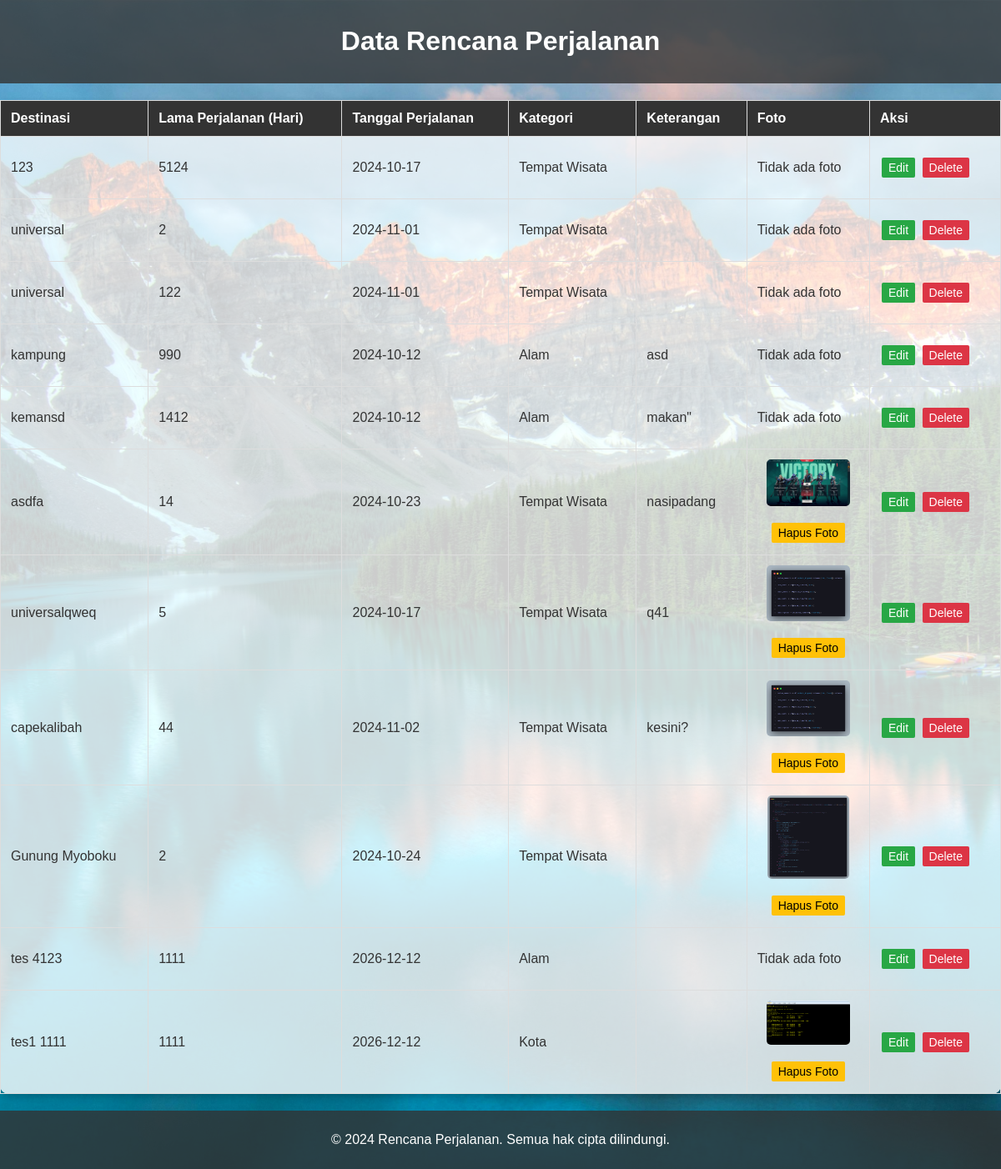
Page /lihat_trip.php on the committed database.
### tables this page shows
CREATE TABLE `trips` (
  `id` int NOT NULL,
  `destination` varchar(255) NOT NULL,
  `days` int NOT NULL,
  `tanggal_perjalanan` date NOT NULL,
  `category_id` int DEFAULT NULL,
  `keterangan` text,
  `file_path` varchar(255) DEFAULT NULL
);

CREATE TABLE `categories` (
  `id` int NOT NULL,
  `name` varchar(100) NOT NULL
);

### lihat_trip.php (the view, shortened to what this page needs)
<!DOCTYPE html>
<html lang="id">
<head>
    <link rel="stylesheet" href="lihat_trip.css">
</head>
<body>
    <header>
        <h1>Data Rencana Perjalanan</h1>
    </header>
    <main>
        <table>
            <thead>
                <tr>
                    <th>Destinasi</th>
                    <th>Lama Perjalanan (Hari)</th>
                    <th>Tanggal Perjalanan</th>
                    <th>Kategori</th>
                    <th>Keterangan</th>
                    <th>Foto</th>
                    <th>Aksi</th>
                </tr>
            </thead>
            <tbody>
                <?php
                $conn = new mysqli('localhost', 'root', '', 'travel_plan');
                $sql = "SELECT trips.*, categories.name AS category_name FROM trips LEFT JOIN categories ON trips.category_id = categories.id";
                $result = $conn->query($sql);
                while ($row = $result->fetch_assoc()) {
                    echo "<tr>
                        <td>{$row['destination']}</td>
                        <td>{$row['days']}</td>
                        <td>{$row['tanggal_perjalanan']}</td>
                        <td>{$row['category_name']}</td>
                        <td>{$row['keterangan']}</td>
                        <td>";
                    if (!empty($row['file_path']) && file_exists($row['file_path'])) {
                        echo "<div class='photo-container'>
                                <img src='{$row['file_path']}' alt='Foto Perjalanan' class='trip-photo'>
                                <br>
                                <a class='action-button delete-photo-button' href='delete_photo.php?id={$row['id']}' onclick='return confirm(\"Apakah Anda yakin ingin menghapus foto ini?\");'>Hapus Foto</a>
                              </div>";
                    } else {
                        echo "<p>Tidak ada foto</p>";
                    }
                    echo "</td>
                        <td>
                            <a class='action-button edit-button' href='edit_trip.php?id={$row['id']}'>Edit</a>
                            <a class='action-button delete-button' href='delete_trip.php?id={$row['id']}' onclick='return confirm(\"Apakah Anda yakin ingin menghapus data ini?\");'>Delete</a>
                        </td>
                    </tr>";
                }
                ?>
            </tbody>
        </table>
    </main>
    <footer>
        <p>&copy; 2024 Rencana Perjalanan. Semua hak cipta dilindungi.</p>
    </footer>
</body>
</html>

### lihat_trip.css (style rules this page uses)
body { font-family: Arial, sans-serif; margin: 0; padding: 0; background-color: #f4f4f4; color: #333; background-image: url('assets/background.jpg'); background-size: cover; background-position: center; background-attachment: fixed; }
table { background-color: rgba(255, 255, 255, 0.8); border-radius: 10px; box-shadow: 0 4px 8px rgba(0, 0, 0, 0.2); width: 100%; border-collapse: collapse; margin: 20px 0; }
table, th, td { border: 1px solid #ddd; }
th, td { padding: 12px; text-align: left; }
th { background-color: #333; color: white; }
header { background-color: rgba(51, 51, 51, 0.8); color: white; padding: 10px 20px; text-align: center; }
footer { text-align: center; padding: 10px 0; background-color: rgba(51, 51, 51, 0.8); color: white; }
.photo-container { display: flex; flex-direction: column; align-items: center; }
.trip-photo { max-width: 100px; max-height: 100px; border-radius: 5px; transition: transform 0.2s; }
.action-button { display: inline-block; padding: 4px 8px; margin: 2px; border: none; border-radius: 2px; color: white; text-decoration: none; font-size: 14px; }
.edit-button { background-color: #28a745; }
.delete-button { background-color: #dc3545; }
.delete-photo-button { background-color: #ffc107; color: black; }

### rows in the picture
trips: destination "123", days "5124", tanggal_perjalanan "2024-10-17", category.name "Tempat Wisata", shows "Tidak ada foto"
trips: destination "universal", days "2", tanggal_perjalanan "2024-11-01", category.name "Tempat Wisata", shows "Tidak ada foto"
trips: destination "universal", days "122", tanggal_perjalanan "2024-11-01", category.name "Tempat Wisata", shows "Tidak ada foto"
trips: destination "kampung", days "990", tanggal_perjalanan "2024-10-12", category.name "Alam", keterangan "asd", shows "Tidak ada foto"
trips: destination "kemansd", days "1412", tanggal_perjalanan "2024-10-12", category.name "Alam", keterangan "makan\"", shows "Tidak ada foto"
trips: destination "asdfa", days "14", tanggal_perjalanan "2024-10-23", category.name "Tempat Wisata", keterangan "nasipadang", file_path (picture)
trips: destination "universalqweq", days "5", tanggal_perjalanan "2024-10-17", category.name "Tempat Wisata", keterangan "q41", file_path (picture)
trips: destination "capekalibah", days "44", tanggal_perjalanan "2024-11-02", category.name "Tempat Wisata", keterangan "kesini?", file_path (picture)
trips: destination "Gunung Myoboku", days "2", tanggal_perjalanan "2024-10-24", category.name "Tempat Wisata", file_path (picture)
trips: destination "tes 4123", days "1111", tanggal_perjalanan "2026-12-12", category.name "Alam", shows "Tidak ada foto"
trips: destination "tes1 1111", days "1111", tanggal_perjalanan "2026-12-12", category.name "Kota", file_path (picture)
